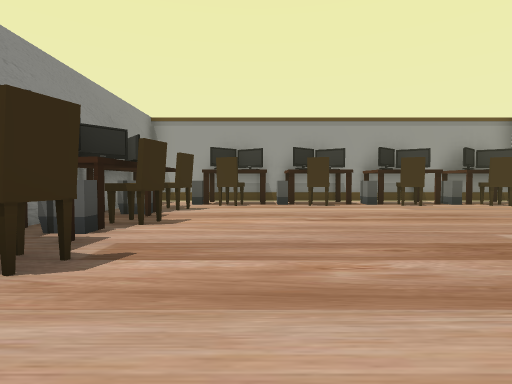
[1] (above)

18 first-person views from a walk through a Unity game level. The camera is 1.4 m above the floor, tilts 2° down and sees 80° across. The floor is counted in squares, 2 m on a side. Each view is taken from the middle of a square. On the plan, view 1 faces up. The plan holds only what a view shows up to about 10 squares ahead; the rest is blank. The place goes on beyond the plan. Some animated figures are left out. Some surface patterns are stand-ins.

[2]
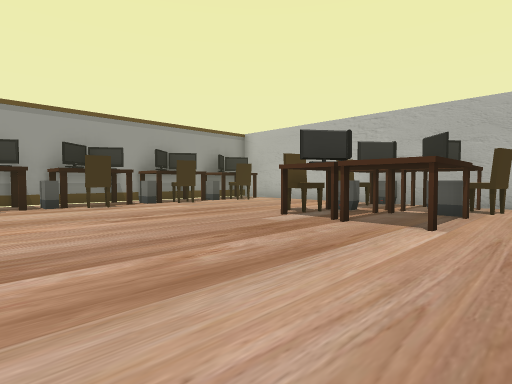

[3]
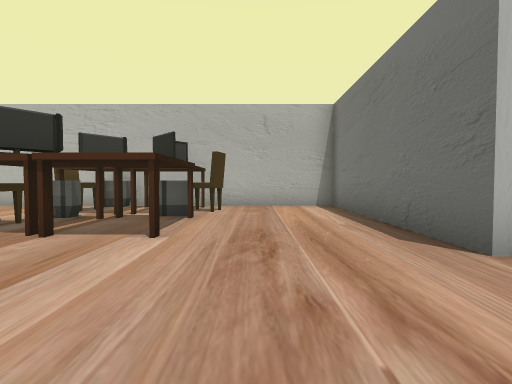

[4]
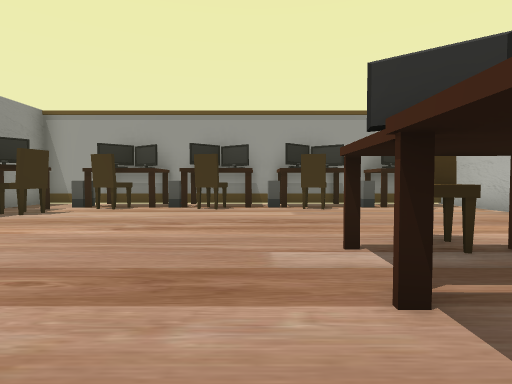

[5]
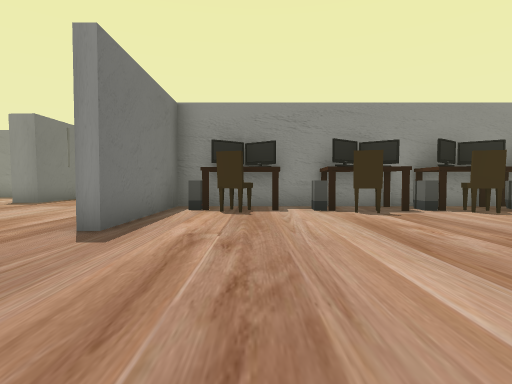

[6]
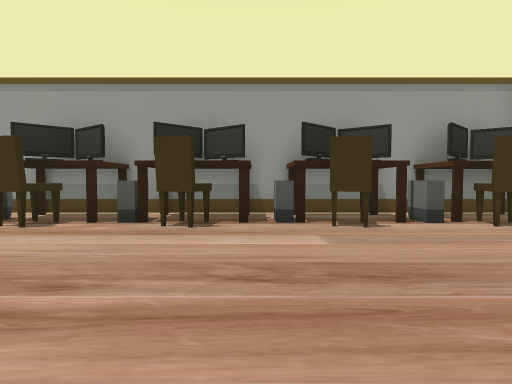

[7]
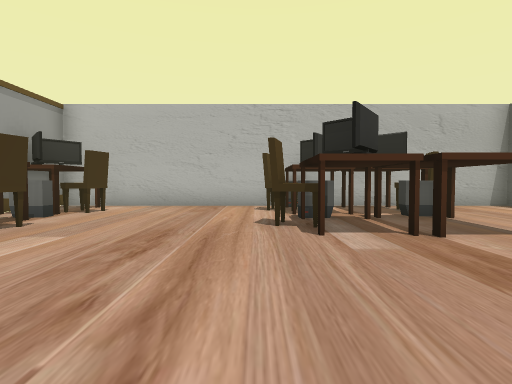

[8]
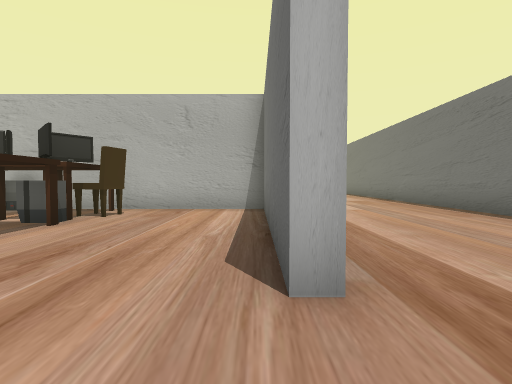

[9]
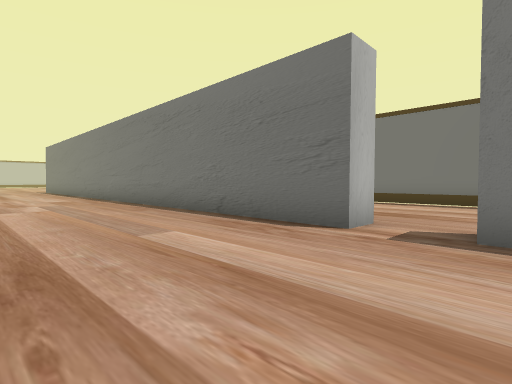

[10]
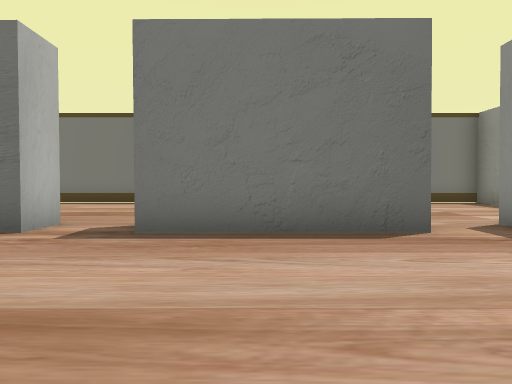

[11]
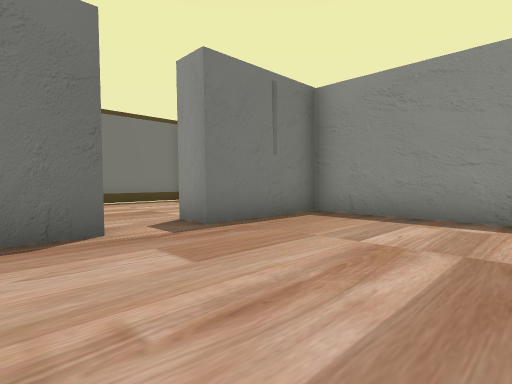

[12]
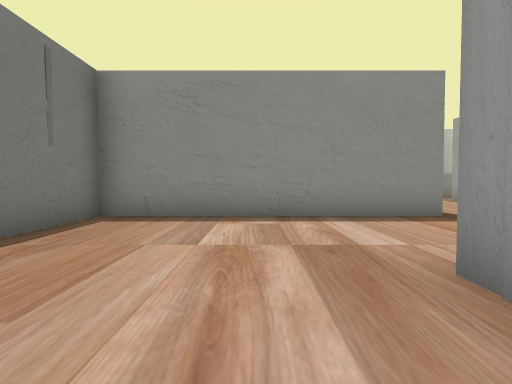

[13]
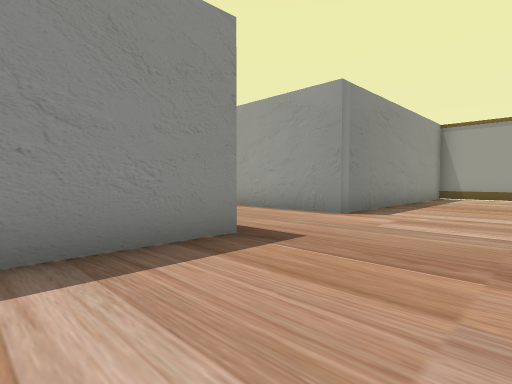

[14]
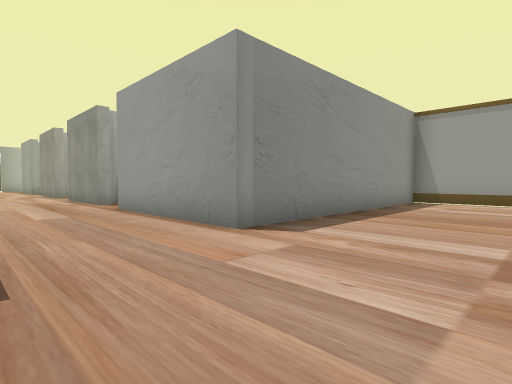

[15]
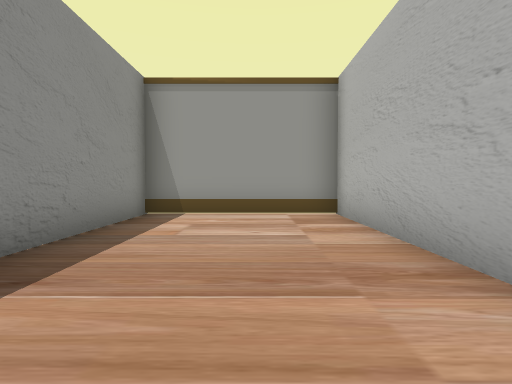

[16]
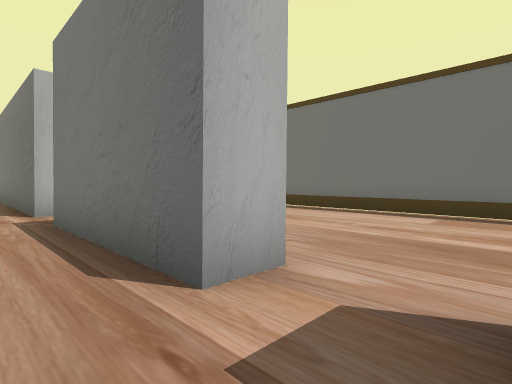

[17]
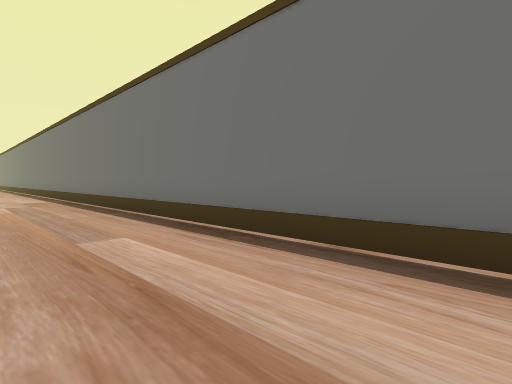

[18]
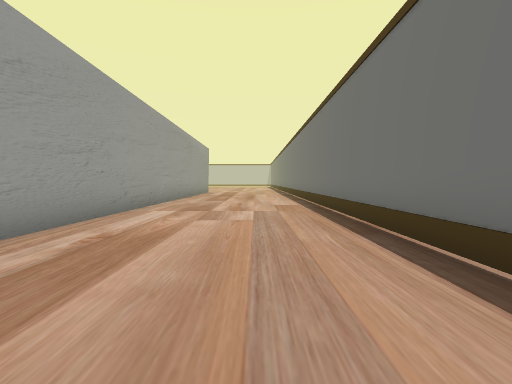

### Floor plan
Points are (right, up) in squares from view 1. A wall is a line through its corners. A room is listed if a view was taken in it or the views show most of it. See-through windows are left out.
Room 1 (views 1, 2, 3, 4, 5, 6, 7, 8)
walls: (2.8, -2.6) (2.8, -2.2) (8.8, -2.2) (8.8, 10.5) (-3.6, 10.5) (-3.6, -2.2) (0.7, -2.2)
ways out: opening at (1.5, -2) to room 2
objects: other object (-4, -1); other object (-3, -1); other object (-3, 2) to (-2, 2); other object (-3, 4); other object (-3, 6); other object (-3, 7); other object (-2, -1) to (-2, 0); other object (-2, 3); other object (-2, 4); other object (-2, 5) to (-2, 6); other object (-2, 7); other object (-2, 8); other object (-2, 9); other object (-1, 9); other object (0, 9) to (0, 10); other object (1, 9); other object (1, 10); other object (2, 9); other object (3, 9); other object (4, 3); other object (4, 9) to (4, 10); other object (5, 4); other object (5, 9); other object (6, 1) to (6, 2); other object (6, 3); other object (6, 4); other object (6, 9); other object (7, 1); other object (7, 4); other object (7, 9); other object (8, 1); other object (8, 3); other object (8, 4); other object (8, 9)
Room 2 (views 9, 10, 11, 12, 13, 14, 15, 16)
walls: (-3.6, -2.5) (-4.4, -2.5); (0.7, -2.2) (0.7, -2.6); (-3.4, -8) (-3.4, -7.1) (0.7, -7.1); (2.2, -8) (2.2, -7.1) (11, -7.1); (-8.1, -0.1) (-8.1, -7.1) (-5, -7.1); (-4.3, 6) (-4.3, 10.5) (-8.4, 10.5) (-8.4, 3) (-12.9, 3); (-14.4, 3) (-15.5, 3)
ways out: opening at (1.5, -2) to room 1; opening at (-4, -8) to room 3; opening at (1.5, -8) to room 3; opening at (-13.5, 3)
Room 3 (views 17, 18)
walls: (-5, -7.1) (-5, -8); (-8.1, -11.9) (-8.1, -12.8) (13, -12.8); (13, -8) (6.5, -8)
ways out: opening at (-4, -8) to room 2; opening at (1.5, -8) to room 2

Where each view was taken, in squares from view 1:
view 1: 0 up, 0 right, facing up
view 2: 0 up, 1 left, facing up-right
view 3: 0 up, 0 right, facing right
view 4: 1 up, 3 right, facing up
view 5: 0 up, 5 right, facing left
view 6: 4 up, 3 right, facing up
view 7: 5 up, 0 right, facing right
view 8: 2 down, 1 right, facing right
view 9: 3 down, 0 right, facing down-right
view 10: 3 down, 1 left, facing down
view 11: 3 down, 2 left, facing down-left
view 12: 4 down, 2 left, facing left
view 13: 3 down, 5 left, facing up-left
view 14: 0 up, 5 left, facing up-left
view 15: 4 up, 6 left, facing up
view 16: 6 down, 5 left, facing down-right
view 17: 10 down, 0 right, facing down-right
view 18: 11 down, 3 right, facing right
